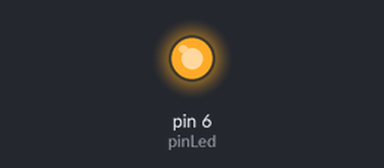
Simulated run of this sketch. Board: Arduino Uno, built with avr-gcc and run on an emulated ATmega328P. Shown: output pins drawn as LEDs (lit = HIGH).

Above: at 1.0 s.
At 5.5 s:
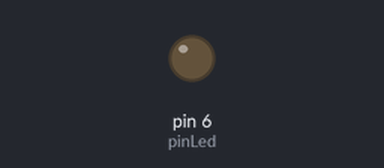
Timing chart, 0 to 6.9 s (numbered marks = the images above):
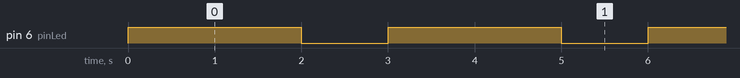

The sketch:

sketch_sep23g.ino
```cpp
// Menghidupkan lampu LED dengan intensitas cahaya yang berbeda
// Intensitas output cahaya tidak berubah karena menggunakan digitalWrite
// Nilai 255-0 otomatis di konversi ke 0V-5V

int pinLed=6;

void setup(){
  // put your setup code here, to run once:
  pinMode(pinLed, OUTPUT);
  Serial.begin(9600);

}
void loop(){
  // put your main code here, to run repeatedly:
  digitalWrite(pinLed, 255);
  delay(1000);
  digitalWrite(pinLed, 128);
  delay(1000);
  digitalWrite(pinLed, 0);
  delay(1000);
}
```

Measured:
- by itself, pin 6 (pinLed): alternates HIGH for 2.0 s and LOW for 1.0 s
